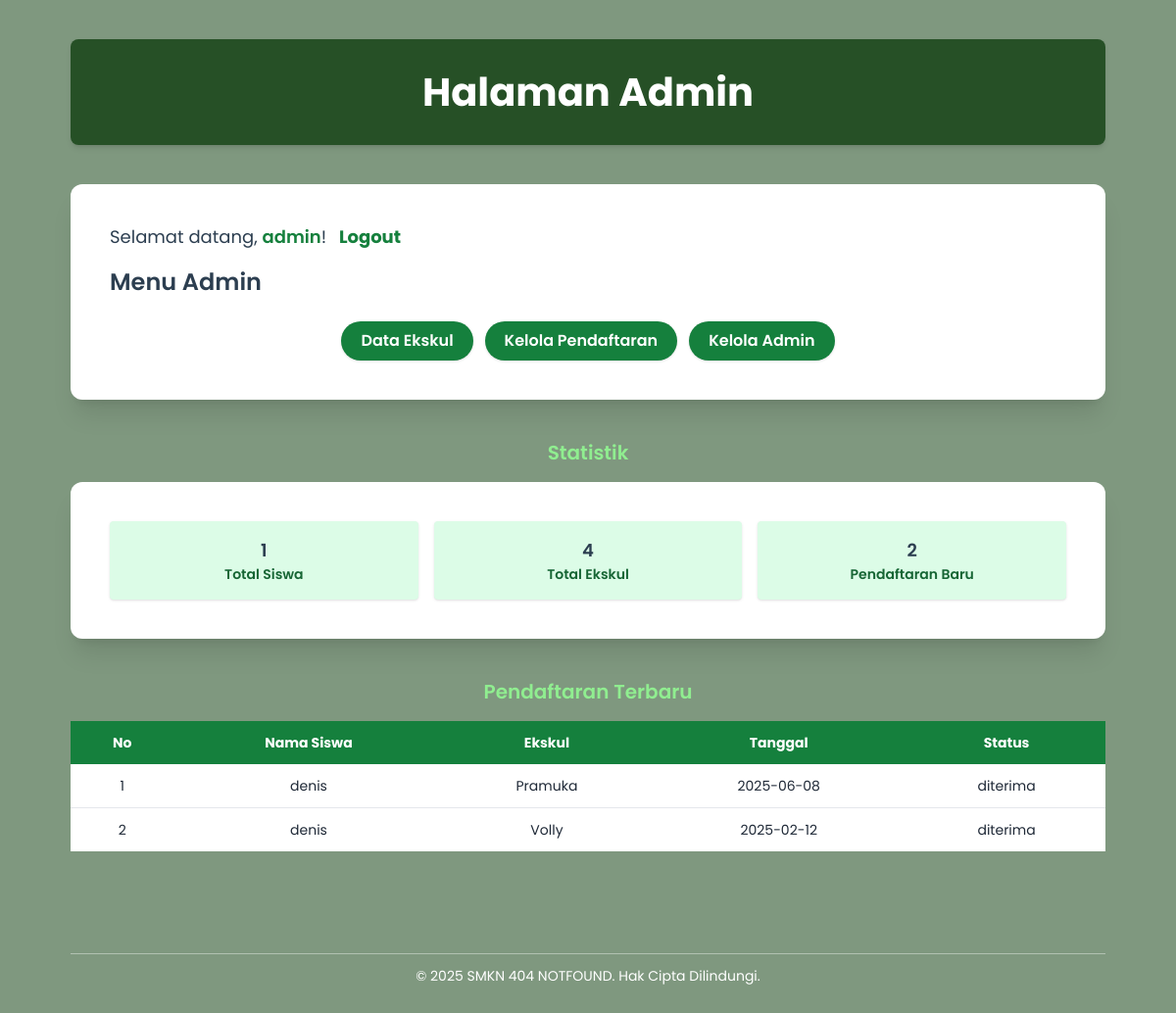
The page /panel_admin.php (signed in) on the database its author committed.
### tables this page shows
CREATE TABLE `pendaftaran_eskul` (
  `id_pendaftaran` int(11) NOT NULL,
  `id_siswa` int(11) NOT NULL,
  `id_eskul` int(11) NOT NULL,
  `tanggal_daftar` date NOT NULL,
  `status` enum('tunda','diterima','ditolak') NOT NULL DEFAULT 'tunda',
  `keterangan` text DEFAULT NULL
);

CREATE TABLE `siswa` (
  `id_siswa` int(11) NOT NULL,
  `nis` varchar(20) NOT NULL,
  `nama_siswa` varchar(200) NOT NULL,
  `kelas` varchar(10) NOT NULL,
  `jenis_kelamin` enum('L','P') DEFAULT NULL,
  `tanggal_lahir` date DEFAULT NULL,
  `alamat` text DEFAULT NULL,
  `no_telp` varchar(15) DEFAULT NULL,
  `email` varchar(100) DEFAULT NULL
);

CREATE TABLE `eskul` (
  `id_eskul` int(11) NOT NULL,
  `nama_eskul` varchar(100) NOT NULL,
  `deskripsi` text NOT NULL,
  `pembina` varchar(100) NOT NULL,
  `hari_kegiatan` varchar(10) NOT NULL,
  `jam_mulai` time NOT NULL,
  `jam_selesai` time NOT NULL,
  `lokasi` varchar(100) NOT NULL,
  `kuota` int(11) DEFAULT NULL
);

### panel_admin.php (the view, shortened to what this page needs)
<?php
include 'koneksi.php';
$username = $_SESSION['username'];
$role = strtolower(trim($_SESSION['role']));
$sql_total_siswa = "SELECT COUNT(*) AS total_siswa FROM siswa";
$sql_total_eskul = "SELECT COUNT(*) AS total_eskul FROM eskul";
$sql_pendaftaran_baru = "SELECT COUNT(*) AS pendaftaran_baru FROM pendaftaran_eskul WHERE YEAR(tanggal_daftar) = YEAR(CURRENT_DATE)";
$result_siswa = $conn->query($sql_total_siswa);
$result_eskul = $conn->query($sql_total_eskul);
$result_pendaftaran = $conn->query($sql_pendaftaran_baru);
$total_siswa = $result_siswa->fetch_assoc()['total_siswa'];
$total_eskul = $result_eskul->fetch_assoc()['total_eskul'];
$pendaftaran_baru = $result_pendaftaran->fetch_assoc()['pendaftaran_baru'];
$sql_pendaftaran_terbaru = "SELECT p.*, s.nama_siswa, e.nama_eskul
FROM pendaftaran_eskul p
JOIN siswa s ON p.id_siswa = s.id_siswa
JOIN eskul e ON p.id_eskul = e.id_eskul
WHERE YEAR(p.tanggal_daftar) = YEAR(CURRENT_DATE)
ORDER BY p.tanggal_daftar DESC
LIMIT 5";
$pendaftaran_terbaru_result = $conn->query($sql_pendaftaran_terbaru);
?>
<!DOCTYPE html>
<html lang="id">
<head>
  <script src="https://cdn.tailwindcss.com"></script>
</head>
<body class="min-h-screen p-6 sm:p-10">
  <div class="w-full max-w-[1300px] mx-auto px-4 sm:px-6 md:px-8">
    <h1 class="text-center text-[2.5em] text-white font-bold bg-[rgba(0,50,0,0.7)] py-6 px-4 rounded-lg shadow-md animate-fadeIn">
      <?= $role === 'admin' ? 'Halaman Admin' : 'Halaman Pembina dan Pelatih'; ?>
    </h1>
    <div class="bg-white mt-10 p-6 sm:p-10 rounded-xl shadow-xl animate-slideIn">
      <p class="text-lg mb-4">
        Selamat datang, <span class="text-green-700 font-semibold"><?= htmlspecialchars($username); ?></span>!
        <a href="admin/logout_admin.php" class="text-green-700 font-bold hover:underline ml-2">Logout</a>
      </p>
      <h2 class="text-2xl font-semibold mb-6"><?= $role === 'admin' ? 'Menu Admin' : 'Menu Pembina/Pelatih'; ?></h2>
      <div class="flex flex-wrap justify-center gap-3 font-semibold">
        <?php if ($role === 'admin'): ?>
          <a href="admin/admin_eskul.php" class="bg-green-700 text-white px-5 py-2 rounded-full shadow hover:bg-green-800 hover:scale-105 transition">Data Ekskul</a>
          <a href="admin/admin_daftar.php" class="bg-green-700 text-white px-5 py-2 rounded-full shadow hover:bg-green-800 hover:scale-105 transition">Kelola Pendaftaran</a>
          <a href="admin/admin_kelola.php" class="bg-green-700 text-white px-5 py-2 rounded-full shadow hover:bg-green-800 hover:scale-105 transition">Kelola Admin</a>
        <?php endif; ?>
      </div>
    </div>
    <?php if ($role === 'admin'): ?>
      <h3 class="text-xl text-[#90EE90] text-center mt-10 mb-4 font-semibold animate-slideIn">Statistik</h3>
      <div class="bg-white p-6 sm:p-10 rounded-xl shadow-xl animate-slideIn">
        <div class="grid grid-cols-1 sm:grid-cols-3 gap-4 text-center text-lg font-semibold">
          <div class="bg-green-100 p-4 rounded shadow w-full"><?= $total_siswa; ?><div class="text-sm text-green-800">Total Siswa</div></div>
          <div class="bg-green-100 p-4 rounded shadow w-full"><?= $total_eskul; ?><div class="text-sm text-green-800">Total Ekskul</div></div>
          <div class="bg-green-100 p-4 rounded shadow w-full"><?= $pendaftaran_baru; ?><div class="text-sm text-green-800">Pendaftaran Baru</div></div>
        </div>
      </div>
      <h3 class="text-xl text-[#90EE90] text-center mt-10 mb-4 font-semibold animate-slideIn">Pendaftaran Terbaru</h3>
      <div class="w-full overflow-x-auto animate-slideIn">
        <table class="w-full min-w-[700px] text-sm text-center bg-white shadow-md ">
          <thead class="bg-green-700 text-white font-semibold">
            <tr>
              <th class="p-3">No</th>
              <th class="p-3">Nama Siswa</th>
              <th class="p-3">Ekskul</th>
              <th class="p-3">Tanggal</th>
              <th class="p-3">Status</th>
            </tr>
          </thead>
          <tbody class="divide-y text-gray-800 font-normal">
            <?php if ($pendaftaran_terbaru_result->num_rows > 0): $no = 1; while ($row = $pendaftaran_terbaru_result->fetch_assoc()): ?>
              <tr class="hover:bg-green-50">
                <td class="p-3"><?= $no++; ?></td>
                <td class="p-3"><?= htmlspecialchars($row['nama_siswa']); ?></td>
                <td class="p-3"><?= htmlspecialchars($row['nama_eskul']); ?></td>
                <td class="p-3"><?= htmlspecialchars($row['tanggal_daftar']); ?></td>
                <td class="p-3"><?= htmlspecialchars($row['status']); ?></td>
              </tr>
            <?php endwhile; else: ?>
              <tr><td colspan="5" class="p-4 text-gray-500">Belum ada pendaftaran terbaru.</td></tr>
            <?php endif; ?>
          </tbody>
        </table>
      </div>
    <?php endif; ?>
    <footer class="text-white text-center text-sm mt-20 py-6 animate-fadeIn">
      <hr class="border-white mb-3 w-full mx-auto opacity-40" />
      <p>&copy; <?= date('Y'); ?> SMKN 404 NOTFOUND. Hak Cipta Dilindungi.</p>
    </footer>
  </div>
</body>
</html>

### panel_admin.php (style rules this page uses)
body { font-family: 'Poppins', sans-serif; background-image: url('smklogo.png'); background-size: cover; background-position: center; background-repeat: no-repeat; color: #2c3e50; }
body::after { content: ""; position: fixed; inset: 0; background: rgba(0, 50, 0, 0.5); backdrop-filter: blur(4px) brightness(1); z-index: -1; }
.animate-fadeIn { animation: fadeIn 1s ease-out forwards; }
.animate-slideIn { animation: slideIn 1.2s ease-out forwards; }

### rows shown on the page
pendaftaran_eskul: id_siswa.nama_siswa "denis", id_eskul.nama_eskul "Pramuka", tanggal_daftar "2025-06-08", status "diterima"
pendaftaran_eskul: id_siswa.nama_siswa "denis", id_eskul.nama_eskul "Volly", tanggal_daftar "2025-02-12", status "diterima"

### other values the page prints
$username "admin"
$total_siswa "1"
$total_eskul "4"
$pendaftaran_baru "2"
